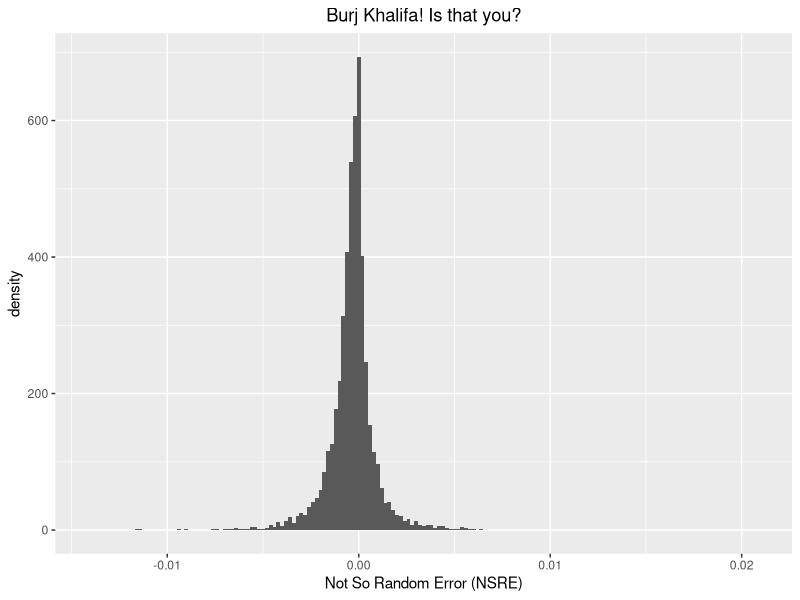

The R source for this figure:
# Burj Khalifa - https://en.wikipedia.org/wiki/Burj_Khalifa

require(ggplot2)

theme_update(plot.title = element_text(hjust = 0.5))

data <- read.csv("burj_khalifa_dataset.csv")

sc <- ggplot(data, aes(data$normal_error))
sc <- sc + geom_histogram(aes(y = ..density..), binwidth = 0.0002) + labs(x="Not So Random Error (NSRE)", title="Burj Khalifa! Is that you?") + theme(legend.position="none")
sc
